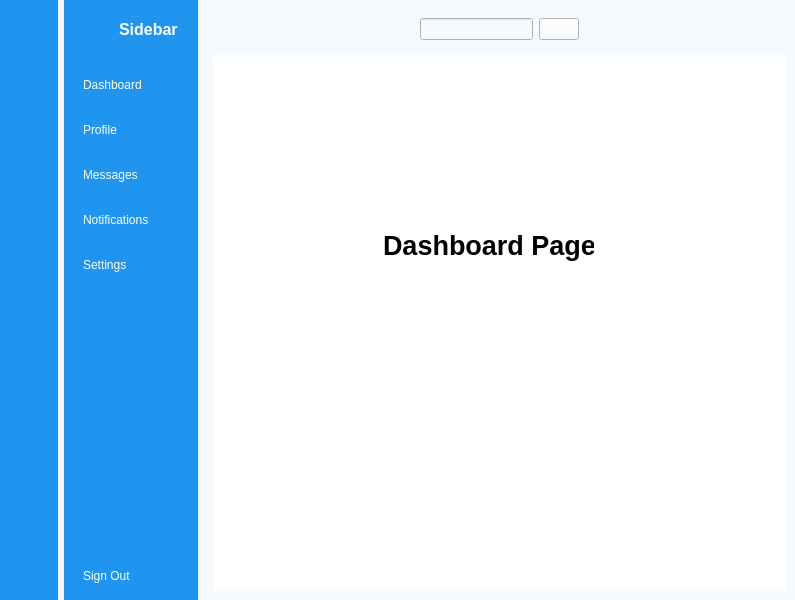
<?xml version="1.0" encoding="UTF-8"?>
<ui version="4.0">
 <class>MainWindow</class>
 <widget class="QMainWindow" name="MainWindow">
  <property name="geometry">
   <rect>
    <x>0</x>
    <y>0</y>
    <width>795</width>
    <height>600</height>
   </rect>
  </property>
  <property name="windowTitle">
   <string>MainWindow</string>
  </property>
  <property name="styleSheet">
   <string notr="true">background-color: rgb(245, 250, 254);</string>
  </property>
  <widget class="QWidget" name="centralwidget">
   <layout class="QGridLayout" name="gridLayout">
    <property name="leftMargin">
     <number>0</number>
    </property>
    <property name="topMargin">
     <number>0</number>
    </property>
    <property name="rightMargin">
     <number>0</number>
    </property>
    <property name="bottomMargin">
     <number>0</number>
    </property>
    <item row="0" column="0">
     <widget class="QWidget" name="icon_only_widget" native="true">
      <property name="styleSheet">
       <string notr="true">QWidget{
	background-color: rgb(31, 149, 239);
}

QPushButton {
	color:white;
	height:30px;
	border:none;
	border-radius:10px;
}

QPushButton:checked{
	background-color:#F5FAFE;
	color:#1F95EF;
	font-weight:bold;
}</string>
      </property>
      <layout class="QVBoxLayout" name="verticalLayout_3">
       <item>
        <layout class="QHBoxLayout" name="horizontalLayout_3">
         <item>
          <widget class="QLabel" name="label">
           <property name="minimumSize">
            <size>
             <width>40</width>
             <height>40</height>
            </size>
           </property>
           <property name="maximumSize">
            <size>
             <width>40</width>
             <height>40</height>
            </size>
           </property>
           <property name="text">
            <string/>
           </property>
           <property name="pixmap">
            <pixmap resource="resource.qrc">:/newPrefix/images/profile_pic.png</pixmap>
           </property>
           <property name="scaledContents">
            <bool>true</bool>
           </property>
          </widget>
         </item>
        </layout>
       </item>
       <item>
        <layout class="QVBoxLayout" name="verticalLayout">
         <property name="spacing">
          <number>15</number>
         </property>
         <property name="topMargin">
          <number>15</number>
         </property>
         <item>
          <widget class="QPushButton" name="dashboard_1">
           <property name="text">
            <string/>
           </property>
           <property name="icon">
            <iconset resource="resource.qrc">
             <normaloff>:/newPrefix/images/dashboard_white.png</normaloff>
             <normalon>:/newPrefix/images/dashboard.png</normalon>:/newPrefix/images/dashboard_white.png</iconset>
           </property>
           <property name="checkable">
            <bool>true</bool>
           </property>
           <property name="autoExclusive">
            <bool>true</bool>
           </property>
          </widget>
         </item>
         <item>
          <widget class="QPushButton" name="profile_1">
           <property name="text">
            <string/>
           </property>
           <property name="icon">
            <iconset resource="resource.qrc">
             <normaloff>:/newPrefix/images/profile_white.png</normaloff>
             <normalon>:/newPrefix/images/profile.png</normalon>:/newPrefix/images/profile_white.png</iconset>
           </property>
           <property name="checkable">
            <bool>true</bool>
           </property>
           <property name="autoExclusive">
            <bool>true</bool>
           </property>
          </widget>
         </item>
         <item>
          <widget class="QPushButton" name="messages_1">
           <property name="text">
            <string/>
           </property>
           <property name="icon">
            <iconset resource="resource.qrc">
             <normaloff>:/newPrefix/images/messages_white.png</normaloff>
             <normalon>:/newPrefix/images/messages.png</normalon>:/newPrefix/images/messages_white.png</iconset>
           </property>
           <property name="checkable">
            <bool>true</bool>
           </property>
           <property name="autoExclusive">
            <bool>true</bool>
           </property>
          </widget>
         </item>
         <item>
          <widget class="QPushButton" name="notification_1">
           <property name="text">
            <string/>
           </property>
           <property name="icon">
            <iconset resource="resource.qrc">
             <normaloff>:/newPrefix/images/notifications_white.png</normaloff>
             <normalon>:/newPrefix/images/notifications.png</normalon>:/newPrefix/images/notifications_white.png</iconset>
           </property>
           <property name="checkable">
            <bool>true</bool>
           </property>
           <property name="autoExclusive">
            <bool>true</bool>
           </property>
          </widget>
         </item>
         <item>
          <widget class="QPushButton" name="setting_1">
           <property name="text">
            <string/>
           </property>
           <property name="icon">
            <iconset resource="resource.qrc">
             <normaloff>:/newPrefix/images/settings_white.png</normaloff>
             <normalon>:/newPrefix/images/settings.png</normalon>:/newPrefix/images/settings_white.png</iconset>
           </property>
           <property name="checkable">
            <bool>true</bool>
           </property>
           <property name="autoExclusive">
            <bool>true</bool>
           </property>
          </widget>
         </item>
        </layout>
       </item>
       <item>
        <spacer name="verticalSpacer">
         <property name="orientation">
          <enum>Qt::Vertical</enum>
         </property>
         <property name="sizeHint" stdset="0">
          <size>
           <width>20</width>
           <height>263</height>
          </size>
         </property>
        </spacer>
       </item>
       <item>
        <widget class="QPushButton" name="pushButton_6">
         <property name="text">
          <string/>
         </property>
         <property name="icon">
          <iconset resource="resource.qrc">
           <normaloff>:/newPrefix/images/log_out_white.png</normaloff>:/newPrefix/images/log_out_white.png</iconset>
         </property>
         <property name="checkable">
          <bool>true</bool>
         </property>
        </widget>
       </item>
      </layout>
     </widget>
    </item>
    <item row="0" column="1">
     <widget class="QWidget" name="icon_name_widget" native="true">
      <property name="styleSheet">
       <string notr="true">QWidget{
	background-color: rgb(31, 149, 239);
	color:white;
}

QPushButton{
	color:white;
	text-align:left;
	height:30px;
	border:none;
	padding-left:10px;
	border-top-left-radius:10px;
	border-bottom-left-radius:10px;
}

QPushButton:checked{
	background-color:#F5FAFE;
	color:#1F95EF;
	font-weight:bold;
}</string>
      </property>
      <layout class="QVBoxLayout" name="verticalLayout_4">
       <property name="rightMargin">
        <number>0</number>
       </property>
       <item>
        <layout class="QHBoxLayout" name="horizontalLayout_2">
         <property name="rightMargin">
          <number>20</number>
         </property>
         <item>
          <widget class="QLabel" name="label_2">
           <property name="minimumSize">
            <size>
             <width>40</width>
             <height>40</height>
            </size>
           </property>
           <property name="maximumSize">
            <size>
             <width>40</width>
             <height>40</height>
            </size>
           </property>
           <property name="text">
            <string/>
           </property>
           <property name="pixmap">
            <pixmap resource="resource.qrc">:/newPrefix/images/profile_pic.png</pixmap>
           </property>
           <property name="scaledContents">
            <bool>true</bool>
           </property>
          </widget>
         </item>
         <item>
          <widget class="QLabel" name="label_3">
           <property name="font">
            <font>
             <family>Arial</family>
             <pointsize>12</pointsize>
             <bold>true</bold>
            </font>
           </property>
           <property name="text">
            <string>Sidebar</string>
           </property>
          </widget>
         </item>
        </layout>
       </item>
       <item>
        <layout class="QVBoxLayout" name="verticalLayout_2">
         <property name="spacing">
          <number>15</number>
         </property>
         <property name="topMargin">
          <number>15</number>
         </property>
         <item>
          <widget class="QPushButton" name="dashboard_2">
           <property name="text">
            <string>Dashboard</string>
           </property>
           <property name="icon">
            <iconset resource="resource.qrc">
             <normaloff>:/newPrefix/images/dashboard_white.png</normaloff>
             <normalon>:/newPrefix/images/dashboard.png</normalon>:/newPrefix/images/dashboard_white.png</iconset>
           </property>
           <property name="checkable">
            <bool>true</bool>
           </property>
           <property name="autoExclusive">
            <bool>true</bool>
           </property>
          </widget>
         </item>
         <item>
          <widget class="QPushButton" name="profile_2">
           <property name="text">
            <string>Profile</string>
           </property>
           <property name="icon">
            <iconset resource="resource.qrc">
             <normaloff>:/newPrefix/images/profile_white.png</normaloff>
             <normalon>:/newPrefix/images/profile.png</normalon>:/newPrefix/images/profile_white.png</iconset>
           </property>
           <property name="checkable">
            <bool>true</bool>
           </property>
           <property name="autoExclusive">
            <bool>true</bool>
           </property>
          </widget>
         </item>
         <item>
          <widget class="QPushButton" name="messages_2">
           <property name="text">
            <string>Messages</string>
           </property>
           <property name="icon">
            <iconset resource="resource.qrc">
             <normaloff>:/newPrefix/images/messages_white.png</normaloff>
             <normalon>:/newPrefix/images/messages.png</normalon>:/newPrefix/images/messages_white.png</iconset>
           </property>
           <property name="checkable">
            <bool>true</bool>
           </property>
           <property name="autoExclusive">
            <bool>true</bool>
           </property>
          </widget>
         </item>
         <item>
          <widget class="QPushButton" name="notification_2">
           <property name="text">
            <string>Notifications</string>
           </property>
           <property name="icon">
            <iconset resource="resource.qrc">
             <normaloff>:/newPrefix/images/notifications_white.png</normaloff>
             <normalon>:/newPrefix/images/notifications.png</normalon>:/newPrefix/images/notifications_white.png</iconset>
           </property>
           <property name="checkable">
            <bool>true</bool>
           </property>
           <property name="autoExclusive">
            <bool>true</bool>
           </property>
          </widget>
         </item>
         <item>
          <widget class="QPushButton" name="setting_2">
           <property name="text">
            <string>Settings</string>
           </property>
           <property name="icon">
            <iconset resource="resource.qrc">
             <normaloff>:/newPrefix/images/settings_white.png</normaloff>
             <normalon>images/settings.png</normalon>:/newPrefix/images/settings_white.png</iconset>
           </property>
           <property name="checkable">
            <bool>true</bool>
           </property>
           <property name="autoExclusive">
            <bool>true</bool>
           </property>
          </widget>
         </item>
        </layout>
       </item>
       <item>
        <spacer name="verticalSpacer_2">
         <property name="orientation">
          <enum>Qt::Vertical</enum>
         </property>
         <property name="sizeHint" stdset="0">
          <size>
           <width>20</width>
           <height>263</height>
          </size>
         </property>
        </spacer>
       </item>
       <item>
        <widget class="QPushButton" name="pushButton_12">
         <property name="text">
          <string>Sign Out</string>
         </property>
         <property name="icon">
          <iconset resource="resource.qrc">
           <normaloff>:/newPrefix/images/log_out_white.png</normaloff>:/newPrefix/images/log_out_white.png</iconset>
         </property>
         <property name="checkable">
          <bool>true</bool>
         </property>
        </widget>
       </item>
      </layout>
     </widget>
    </item>
    <item row="0" column="2">
     <widget class="QWidget" name="main_menu" native="true">
      <layout class="QVBoxLayout" name="verticalLayout_5">
       <item>
        <widget class="QWidget" name="header_widget" native="true">
         <layout class="QHBoxLayout" name="horizontalLayout_4">
          <item>
           <widget class="QPushButton" name="menu">
            <property name="styleSheet">
             <string notr="true">border:none;</string>
            </property>
            <property name="text">
             <string/>
            </property>
            <property name="icon">
             <iconset resource="resource.qrc">
              <normaloff>:/newPrefix/images/menu.png</normaloff>:/newPrefix/images/menu.png</iconset>
            </property>
            <property name="iconSize">
             <size>
              <width>20</width>
              <height>20</height>
             </size>
            </property>
            <property name="checkable">
             <bool>true</bool>
            </property>
           </widget>
          </item>
          <item>
           <spacer name="horizontalSpacer_2">
            <property name="orientation">
             <enum>Qt::Horizontal</enum>
            </property>
            <property name="sizeHint" stdset="0">
             <size>
              <width>155</width>
              <height>20</height>
             </size>
            </property>
           </spacer>
          </item>
          <item>
           <layout class="QHBoxLayout" name="horizontalLayout">
            <item>
             <widget class="QLineEdit" name="lineEdit"/>
            </item>
            <item>
             <widget class="QPushButton" name="pushButton_14">
              <property name="text">
               <string/>
              </property>
              <property name="icon">
               <iconset resource="resource.qrc">
                <normaloff>:/newPrefix/images/search.png</normaloff>:/newPrefix/images/search.png</iconset>
              </property>
             </widget>
            </item>
           </layout>
          </item>
          <item>
           <spacer name="horizontalSpacer">
            <property name="orientation">
             <enum>Qt::Horizontal</enum>
            </property>
            <property name="sizeHint" stdset="0">
             <size>
              <width>155</width>
              <height>20</height>
             </size>
            </property>
           </spacer>
          </item>
          <item>
           <widget class="QPushButton" name="pushButton_15">
            <property name="styleSheet">
             <string notr="true">border:none;</string>
            </property>
            <property name="text">
             <string/>
            </property>
            <property name="icon">
             <iconset resource="resource.qrc">
              <normaloff>:/newPrefix/images/image.png</normaloff>:/newPrefix/images/image.png</iconset>
            </property>
           </widget>
          </item>
         </layout>
        </widget>
       </item>
       <item>
        <widget class="QStackedWidget" name="stackedWidget">
         <property name="styleSheet">
          <string notr="true">background-color: rgb(255, 255, 255);</string>
         </property>
         <widget class="QWidget" name="dashboard_page">
          <widget class="QLabel" name="label_4">
           <property name="geometry">
            <rect>
             <x>170</x>
             <y>160</y>
             <width>211</width>
             <height>61</height>
            </rect>
           </property>
           <property name="font">
            <font>
             <pointsize>20</pointsize>
             <bold>true</bold>
            </font>
           </property>
           <property name="text">
            <string>Dashboard Page</string>
           </property>
          </widget>
         </widget>
         <widget class="QWidget" name="profile_page">
          <widget class="QLabel" name="label_5">
           <property name="geometry">
            <rect>
             <x>190</x>
             <y>200</y>
             <width>211</width>
             <height>61</height>
            </rect>
           </property>
           <property name="font">
            <font>
             <pointsize>20</pointsize>
             <bold>true</bold>
            </font>
           </property>
           <property name="text">
            <string>Profile Page</string>
           </property>
          </widget>
         </widget>
         <widget class="QWidget" name="messages_page">
          <widget class="QLabel" name="label_6">
           <property name="geometry">
            <rect>
             <x>190</x>
             <y>200</y>
             <width>211</width>
             <height>61</height>
            </rect>
           </property>
           <property name="font">
            <font>
             <pointsize>20</pointsize>
             <bold>true</bold>
            </font>
           </property>
           <property name="text">
            <string>Messages Page</string>
           </property>
          </widget>
         </widget>
         <widget class="QWidget" name="notification_page">
          <widget class="QLabel" name="label_7">
           <property name="geometry">
            <rect>
             <x>150</x>
             <y>160</y>
             <width>281</width>
             <height>61</height>
            </rect>
           </property>
           <property name="font">
            <font>
             <pointsize>20</pointsize>
             <bold>true</bold>
            </font>
           </property>
           <property name="text">
            <string>Notification Page</string>
           </property>
          </widget>
         </widget>
         <widget class="QWidget" name="settings_page">
          <widget class="QLabel" name="label_8">
           <property name="geometry">
            <rect>
             <x>170</x>
             <y>220</y>
             <width>211</width>
             <height>61</height>
            </rect>
           </property>
           <property name="font">
            <font>
             <pointsize>20</pointsize>
             <bold>true</bold>
            </font>
           </property>
           <property name="text">
            <string>Settings Page</string>
           </property>
          </widget>
         </widget>
        </widget>
       </item>
      </layout>
     </widget>
    </item>
   </layout>
  </widget>
 </widget>
 <resources>
  <include location="resource.qrc"/>
 </resources>
 <connections>
  <connection>
   <sender>menu</sender>
   <signal>toggled(bool)</signal>
   <receiver>icon_only_widget</receiver>
   <slot>setHidden(bool)</slot>
   <hints>
    <hint type="sourcelabel">
     <x>244</x>
     <y>40</y>
    </hint>
    <hint type="destinationlabel">
     <x>58</x>
     <y>304</y>
    </hint>
   </hints>
  </connection>
  <connection>
   <sender>menu</sender>
   <signal>toggled(bool)</signal>
   <receiver>icon_name_widget</receiver>
   <slot>setVisible(bool)</slot>
   <hints>
    <hint type="sourcelabel">
     <x>234</x>
     <y>39</y>
    </hint>
    <hint type="destinationlabel">
     <x>183</x>
     <y>348</y>
    </hint>
   </hints>
  </connection>
  <connection>
   <sender>setting_1</sender>
   <signal>toggled(bool)</signal>
   <receiver>setting_2</receiver>
   <slot>setChecked(bool)</slot>
   <hints>
    <hint type="sourcelabel">
     <x>30</x>
     <y>273</y>
    </hint>
    <hint type="destinationlabel">
     <x>116</x>
     <y>274</y>
    </hint>
   </hints>
  </connection>
  <connection>
   <sender>notification_1</sender>
   <signal>toggled(bool)</signal>
   <receiver>notification_2</receiver>
   <slot>setChecked(bool)</slot>
   <hints>
    <hint type="sourcelabel">
     <x>27</x>
     <y>214</y>
    </hint>
    <hint type="destinationlabel">
     <x>111</x>
     <y>217</y>
    </hint>
   </hints>
  </connection>
  <connection>
   <sender>messages_1</sender>
   <signal>toggled(bool)</signal>
   <receiver>messages_2</receiver>
   <slot>setChecked(bool)</slot>
   <hints>
    <hint type="sourcelabel">
     <x>25</x>
     <y>172</y>
    </hint>
    <hint type="destinationlabel">
     <x>139</x>
     <y>172</y>
    </hint>
   </hints>
  </connection>
  <connection>
   <sender>profile_1</sender>
   <signal>toggled(bool)</signal>
   <receiver>profile_2</receiver>
   <slot>setChecked(bool)</slot>
   <hints>
    <hint type="sourcelabel">
     <x>15</x>
     <y>123</y>
    </hint>
    <hint type="destinationlabel">
     <x>128</x>
     <y>126</y>
    </hint>
   </hints>
  </connection>
  <connection>
   <sender>dashboard_1</sender>
   <signal>toggled(bool)</signal>
   <receiver>dashboard_2</receiver>
   <slot>setChecked(bool)</slot>
   <hints>
    <hint type="sourcelabel">
     <x>38</x>
     <y>77</y>
    </hint>
    <hint type="destinationlabel">
     <x>113</x>
     <y>85</y>
    </hint>
   </hints>
  </connection>
  <connection>
   <sender>dashboard_2</sender>
   <signal>toggled(bool)</signal>
   <receiver>dashboard_1</receiver>
   <slot>setChecked(bool)</slot>
   <hints>
    <hint type="sourcelabel">
     <x>148</x>
     <y>93</y>
    </hint>
    <hint type="destinationlabel">
     <x>27</x>
     <y>91</y>
    </hint>
   </hints>
  </connection>
  <connection>
   <sender>profile_2</sender>
   <signal>toggled(bool)</signal>
   <receiver>profile_1</receiver>
   <slot>setChecked(bool)</slot>
   <hints>
    <hint type="sourcelabel">
     <x>148</x>
     <y>141</y>
    </hint>
    <hint type="destinationlabel">
     <x>41</x>
     <y>142</y>
    </hint>
   </hints>
  </connection>
  <connection>
   <sender>messages_2</sender>
   <signal>toggled(bool)</signal>
   <receiver>messages_1</receiver>
   <slot>setChecked(bool)</slot>
   <hints>
    <hint type="sourcelabel">
     <x>158</x>
     <y>183</y>
    </hint>
    <hint type="destinationlabel">
     <x>17</x>
     <y>187</y>
    </hint>
   </hints>
  </connection>
  <connection>
   <sender>notification_2</sender>
   <signal>toggled(bool)</signal>
   <receiver>notification_1</receiver>
   <slot>setChecked(bool)</slot>
   <hints>
    <hint type="sourcelabel">
     <x>125</x>
     <y>227</y>
    </hint>
    <hint type="destinationlabel">
     <x>20</x>
     <y>225</y>
    </hint>
   </hints>
  </connection>
  <connection>
   <sender>setting_2</sender>
   <signal>toggled(bool)</signal>
   <receiver>setting_1</receiver>
   <slot>setChecked(bool)</slot>
   <hints>
    <hint type="sourcelabel">
     <x>121</x>
     <y>263</y>
    </hint>
    <hint type="destinationlabel">
     <x>30</x>
     <y>259</y>
    </hint>
   </hints>
  </connection>
  <connection>
   <sender>pushButton_12</sender>
   <signal>clicked()</signal>
   <receiver>MainWindow</receiver>
   <slot>close()</slot>
   <hints>
    <hint type="sourcelabel">
     <x>101</x>
     <y>569</y>
    </hint>
    <hint type="destinationlabel">
     <x>109</x>
     <y>644</y>
    </hint>
   </hints>
  </connection>
  <connection>
   <sender>pushButton_6</sender>
   <signal>clicked()</signal>
   <receiver>MainWindow</receiver>
   <slot>close()</slot>
   <hints>
    <hint type="sourcelabel">
     <x>37</x>
     <y>579</y>
    </hint>
    <hint type="destinationlabel">
     <x>37</x>
     <y>642</y>
    </hint>
   </hints>
  </connection>
 </connections>
</ui>
